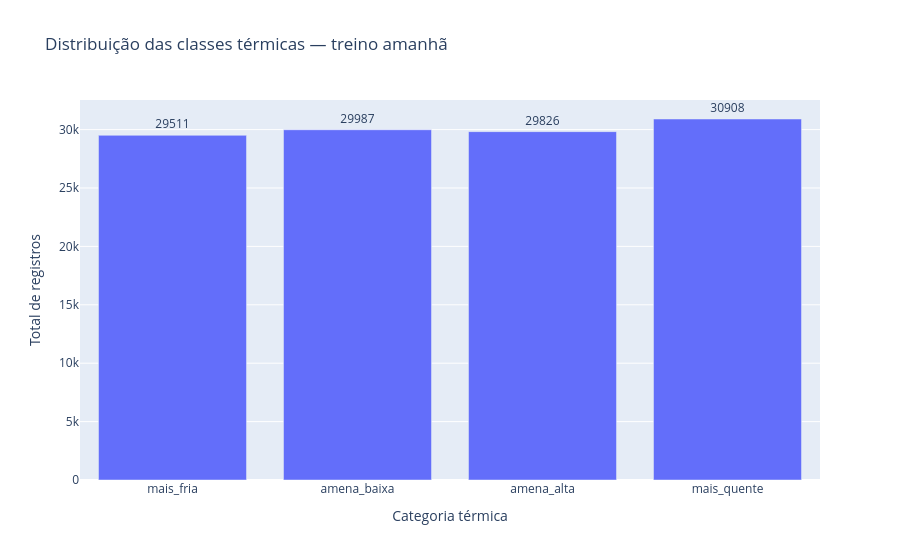

Notebook cell for this chart:
### Markdown cell above
### Gráfico: distribuição das classes no treino

### Code cell
dist_amanha = spark.sql("""
    SELECT
        CASE
            WHEN classe_temperatura_amanha = 0 THEN 'mais_fria'
            WHEN classe_temperatura_amanha = 1 THEN 'amena_baixa'
            WHEN classe_temperatura_amanha = 2 THEN 'amena_alta'
            WHEN classe_temperatura_amanha = 3 THEN 'mais_quente'
        END AS categoria,
        COUNT(*) AS total_registros
    FROM amanha_train_cls
    GROUP BY classe_temperatura_amanha
    ORDER BY classe_temperatura_amanha
""")

fig = px.bar(
    spark_df_para_dicts(dist_amanha),
    x="categoria",
    y="total_registros",
    text="total_registros",
    title="Distribuição das classes térmicas — treino amanhã",
    labels={
        "categoria": "Categoria térmica",
        "total_registros": "Total de registros"
    },
    category_orders={
        "categoria": ["mais_fria", "amena_baixa", "amena_alta", "mais_quente"]
    }
)

fig.update_traces(textposition="outside")
fig.show()

### Figure 1 — Plotly figure (JSON) as saved in the notebook; plotly's stock layout.template omitted (floating-point values rounded to 4 significant figures)
{"data": [{"hovertemplate": "Categoria térmica=%{x}<br>Total de registros=%{text}<extra></extra>", "legendgroup": "", "marker": {"color": "#636efa", "pattern": {"shape": ""}}, "name": "", "orientation": "v", "showlegend": false, "text": [29510.0, 29990.0, 29830.0, 30910.0], "textposition": "outside", "type": "bar", "x": ["mais_fria", "amena_baixa", "amena_alta", "mais_quente"], "xaxis": "x", "y": [29511, 29987, 29826, 30908], "yaxis": "y"}], "layout": {"barmode": "relative", "legend": {"tracegroupgap": 0}, "title": {"text": "Distribuição das classes térmicas — treino amanhã"}, "xaxis": {"anchor": "y", "categoryarray": ["mais_fria", "amena_baixa", "amena_alta", "mais_quente"], "categoryorder": "array", "domain": [0, 1], "title": {"text": "Categoria térmica"}}, "yaxis": {"anchor": "x", "domain": [0, 1], "title": {"text": "Total de registros"}}}}
